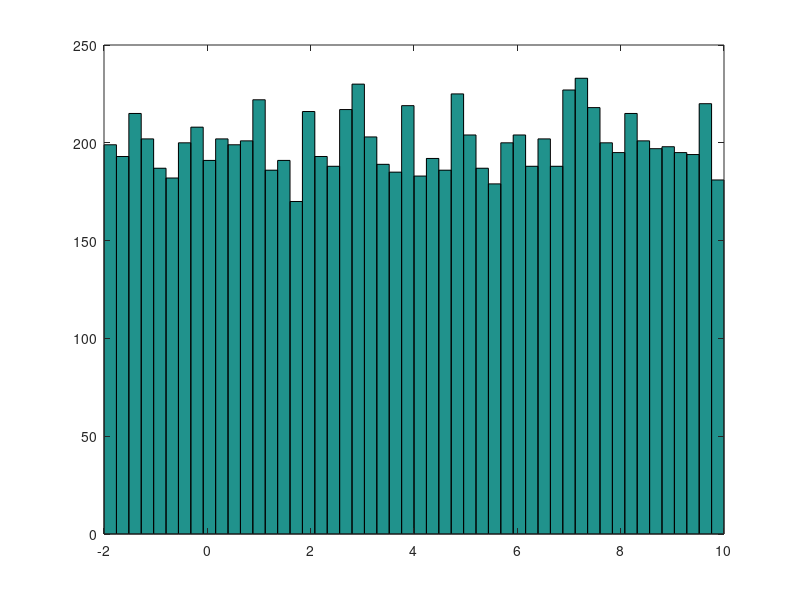

Source code (MATLAB):
clear; clc; close all

a=-2;
b=10;

numerodenum=10000;

for i=1:numerodenum
y=rand;
%FUNCION
x=a+((b-a)*y);
X(i)=x;
end

hist(X,50)

mean(X)